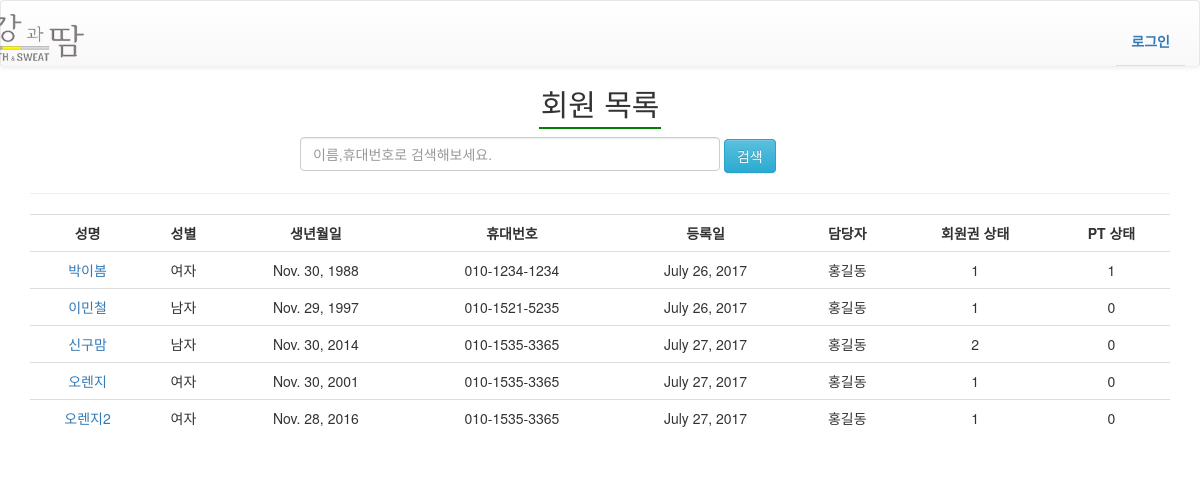
Page /member_list/member_search/ on the earlier database version.
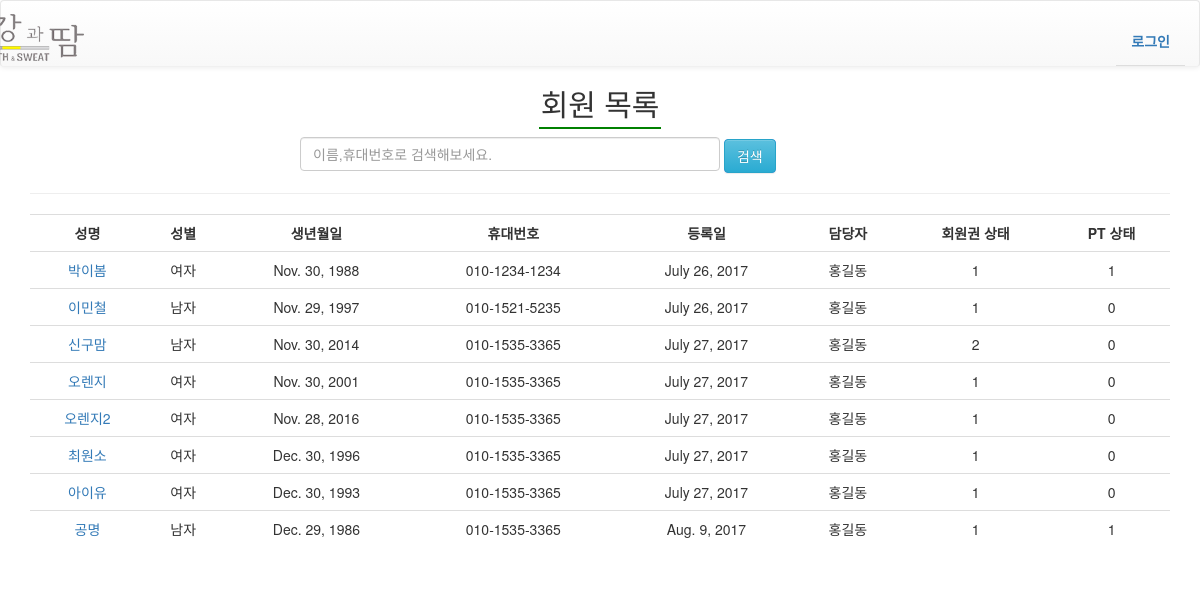
Same page on the later database version.
### staff/models.py (models this page shows, shortened)
class Member(models.Model):
    SEX_CHOICES = (
        ('M','남자'),
        ('F','여자'),
    )
    STATUS_CHOICES = (
        ('new','신규'),
        ('re','재등록'),
        )
    division = models.CharField(max_length=12, default="new", verbose_name='회원구분')
    name = models.CharField(max_length=24, verbose_name='성명')
    birth = models.DateField(null=True,help_text='Ex) 1980-06-30',verbose_name='생년월일')
    phone_regex = RegexValidator(regex=r'^\d{2,3}-\d{3,4}-\d{4}$', message="휴대폰 양식으로 써주세요.")
    phone_num = models.CharField(validators=[phone_regex], max_length=32, null=True, help_text='Ex) 010-1234-1234',verbose_name='휴대번호')
    address = models.CharField(max_length=64,blank=True, null=True,verbose_name='주소')
    sex = models.CharField(max_length=12, verbose_name='성별',null=True)
    registered_date = models.DateField(blank=True, default=timezone.now, verbose_name='등록일')
    start_date = models.DateField(default=timezone.now, blank=True, verbose_name='시작일')
    end_date = models.DateField(blank=True, verbose_name='회원권종료일')
    staff = models.ForeignKey(settings.AUTH_USER_MODEL, null=True, related_name='members', on_delete=models.SET_NULL)
    type_choice = models.CharField(max_length=12,default='피트니스',verbose_name='종류선택')
    rating = models.CharField(max_length=12, default='Bronze',verbose_name='등급')
    period_fitness = models.CharField(max_length=12,null=True, blank=True,verbose_name='피트니스기간', help_text='피트니스를 선택하신분만 선택해주세요.')
    period_pilates = models.CharField(max_length=12, null=True, blank=True,verbose_name='필라테스기간', help_text='필라테스를 선택하신분만 선택해주세요.')
    period_both = models.CharField(max_length=12, null=True, blank=True, verbose_name="피트니스+필라테스기간")
    H_locker = models.IntegerField(blank=True,null=True,verbose_name='헬스락카')
    G_locker = models.IntegerField(blank=True,null=True,verbose_name='골프락카')
    cautions = models.CharField(max_length=128,blank=True,verbose_name='병력및주의사항')
    exercise_time = models.CharField(max_length=12, blank=True,verbose_name='운동시간대')
    visit_path = models.CharField(max_length=12, blank=True,verbose_name='방문경로')
    membership_amount = models.DecimalField(max_digits=10,decimal_places=0, default=0 ,verbose_name='회원권 금액')
    payment_amount = models.DecimalField(max_digits=10,decimal_places=0, default=0 ,verbose_name='결제금액')
    payment_method = models.CharField(max_length=12,default='카드',verbose_name='결제방식')
    note = models.TextField(blank=True, null=True, verbose_name='비고란')
    Trainer = models.ForeignKey(settings.AUTH_USER_MODEL, null=True, blank=True, related_name='PT_members', on_delete=models.SET_NULL)
    registered_session = models.IntegerField(null=True, blank=True,verbose_name='등록세션')
    PT_payment_amount = models.DecimalField(max_digits=10, decimal_places=0, null=True, blank=True, default=0,verbose_name='PT결제금액')
    PT_payment_method = models.CharField(max_length=12, null=True, blank=True ,verbose_name='PT결제방식')
    unitprice = models.DecimalField(max_digits=10, decimal_places=0, blank=True, null=True, verbose_name='1회세션단가')
    period_PT = models.CharField(max_length=12,blank=True, null=True,verbose_name='강습기간')
    PT_registered_date = models.DateField(null=True, blank=True, verbose_name='PT등록일')
    OT_used_session = models.IntegerField(blank=True, null=True, default=0, verbose_name='OT 횟수')
    used_session = models.IntegerField(blank=True, null=True, default=0, verbose_name='사용한 세션')
    re_registered = models.BooleanField(blank=True, default=False, verbose_name='PT재등록 여부')
    Pil_Trainer = models.ForeignKey(settings.AUTH_USER_MODEL, null=True, blank=True, related_name='Pil_members', on_delete=models.SET_NULL)
    Pil_registered_session = models.IntegerField(null=True, blank=True,verbose_name='Pilates 등록세션')
    Pil_payment_amount = models.DecimalField(max_digits=10, decimal_places=0, null=True, blank=True, default=0,verbose_name='Pilates 결제금액')
    Pil_payment_method = models.CharField(max_length=12, null=True, blank=True ,verbose_name='Pilates 결제방식')
    Pil_unitprice = models.DecimalField(max_digits=10, decimal_places=0, blank=True, null=True, verbose_name='Pilates 1회세션단가')
    Pil_period_PT = models.CharField(max_length=12,blank=True, null=True,verbose_name='Pilates 강습기간')
    Pil_registered_date = models.DateField(null=True, blank=True, verbose_name='Pilates 등록일')
    Pil_OT_used_session = models.IntegerField(blank=True, null=True, default=0, verbose_name='Pilates OT 횟수')
    Pil_used_session = models.IntegerField(blank=True, null=True, default=0, verbose_name='Pilates 사용한 세션')
    Pil_re_registered = models.BooleanField(blank=True, default=False, verbose_name='Pilates재등록 여부')
    Membership_status = models.IntegerField(blank=True, null=True, default=1)#1이면 활성, 0면 비활성(만료). 환불시 2
    PT_status = models.IntegerField(blank=True, null=True, default=0)#1이면 활성, 0면 비활성(만료). 환불시 2
    Pil_status = models.IntegerField(blank=True, null=True, default=0)#1이면 활성, 0면 비활성(만료). 환불시 2

### authentication/models.py (models this page shows)
class User(AbstractUser):
    sex = models.CharField(max_length=12, verbose_name='성별',null=True)
    birth = models.DateField(null=True, blank=True)
    phone_num = models.CharField(max_length=32, null=True, help_text='Ex) 010-1234-1234',verbose_name='휴대번호')
    teamleader = models.BooleanField(blank=True, default=False, verbose_name='팀장 여부')
    basic_salary = models.DecimalField(max_digits=10, decimal_places=0, default=0 ,verbose_name='기본급')
    pilates_GX = models.CharField(max_length=32, blank=True, null=True, help_text='필라테스 gx정책',verbose_name='필라테스 GX정책')
    pilates_PT = models.CharField(max_length=32, blank=True, null=True, help_text='필라테스 PT정책',verbose_name='필라테스 PT정책')

### fitness/views.py (the view)
# urls.py: url(r'^member_list/member_search/$', views.member_search, name='member_search'),
def member_search(request):
    keyword = request.GET.get('q','') #검색 키워드
    condition=(Q(name__icontains=keyword) | Q(phone_num__icontains=keyword))
    search_member = Member.objects.filter(condition)#검색 조건 이름, 휴대번호
    context= {
        'search_member' : search_member,
        'q' : keyword,
    }
    return render(request, 'member_search.html', context)

### static/templates/member_search.html
{% extends "navbar.html" %}
{% load crispy_forms_tags %}
{% block content %}
<h2 class="text-center"><span class="header">회원 목록</span></h2>
<div class="container">
    <div id="search" style="margin:0 auto;">
        <form id="search" method="GET" action="{% url 'member_search' %}">
            <input type="text" class="form-control search_web" placeholder="이름,휴대번호로 검색해보세요." name='q' value="{{ q }}" style="display:inline-block; width:70%">
            <button type="submit" class="btn btn-info" value="검색" >검색</button>
        </form>
    </div>
    <hr/>
    <table class="table text-center">
        <tr>
            <th>성명</th>
            <th>성별</th>
            <th>생년월일</th>
            <th>휴대번호</th>
            <th>등록일</th>
            <th>담당자</th>
            <th>회원권 상태</th>
            <th>PT 상태</th>
        </tr>
        {% for m in search_member %}
        <tr>
            <td><a href="{% url "member_detail" m.id %}">{{ m.name}}</a></td>
            <td>{{ m.sex}}</td>
            <td>{{ m.birth}}</td>
            <td>{{ m.phone_num }}</td>
            <td>{{ m.start_date}}</td>
            <td>{{ m.staff }}</td>
            <td>{{ m.Membership_status }}</td>
            <td>{{ m.PT_status }}</td>
        </tr>
        {% endfor %}
    </table>
</div>
{% endblock %}

Differences in the rows shown:
added Member: name "최원소", sex "여자", birth "Dec. 30, 1996", phone_num "010-1535-3365", start_date "July 27, 2017", staff "홍길동", Membership_status "1", PT_status "0"
added Member: name "아이유", sex "여자", birth "Dec. 30, 1993", phone_num "010-1535-3365", start_date "July 27, 2017", staff "홍길동", Membership_status "1", PT_status "0"
added Member: name "공명", sex "남자", birth "Dec. 29, 1986", phone_num "010-1535-3365", start_date "Aug. 9, 2017", staff "홍길동", Membership_status "1", PT_status "1"
